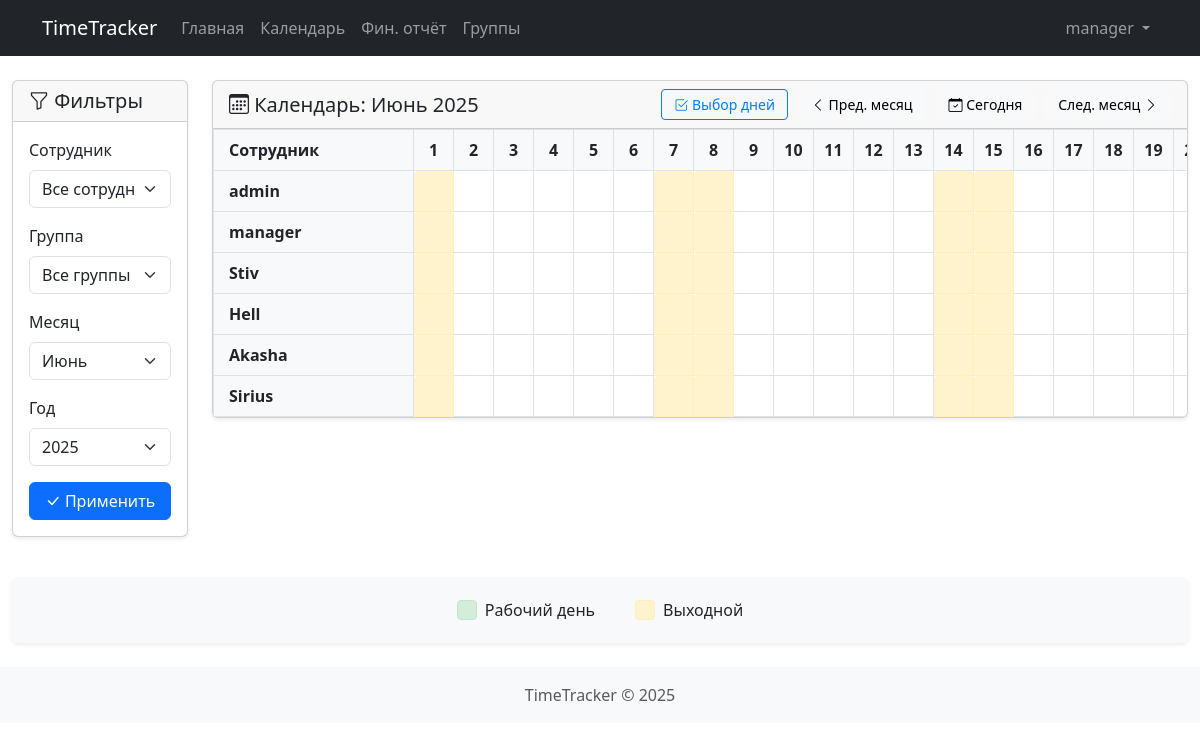
The page /calendar.php (signed in) on the database its author committed.
### tables this page shows
CREATE TABLE IF NOT EXISTS `timetrack_users` (
  `id` int NOT NULL AUTO_INCREMENT,
  `login` varchar(50) NOT NULL,
  `password` varchar(255) NOT NULL,
  `first_name` varchar(50) DEFAULT NULL,
  `last_name` varchar(50) DEFAULT NULL,
  `stage` varchar(50) DEFAULT NULL,
  `description` text,
  `role` enum('admin','manager','employee') NOT NULL,
  `hourly_rate` decimal(10,2) NOT NULL DEFAULT '0.00',
  `created_at` timestamp NULL DEFAULT CURRENT_TIMESTAMP,
  `work_start` time NOT NULL DEFAULT '10:00:00',
  `work_end` time NOT NULL DEFAULT '19:00:00',
  `payer` varchar(255) DEFAULT NULL,
  `note` text,
  PRIMARY KEY (`id`),
  UNIQUE KEY `login` (`login`)
);

### config.php (called while the page is built, shortened)
<?php
function isManager() {
    return isset($_SESSION['role']) && $_SESSION['role'] === 'manager';
}

### calendar.php (the view, shortened to what this page needs)
<?php
require_once 'config.php';
require_once 'includes/header.php';
function getAllUsers($pdo) {
    $roleId = isset($_GET['role_id']) ? (int)$_GET['role_id'] : null;
    $groupId = isset($_GET['group_id']) ? (int)$_GET['group_id'] : null;
    $sql = "
        SELECT DISTINCT u.*
        FROM timetrack_users u
    ";
    $params = [];
    if (isManager() or isEmployee()) {
        $stmt = $pdo->prepare("SELECT group_id FROM timetrack_user_groups WHERE user_id = ? LIMIT 1");
        $stmt->execute([$_SESSION['user_id']]);
        $managerGroup = $stmt->fetch(PDO::FETCH_ASSOC);
        if ($managerGroup) {
            $groupId = $managerGroup['group_id'];
        }
    }
    if ($groupId) {
        $stmt = $pdo->prepare("
            WITH RECURSIVE child_groups AS (
                SELECT id FROM timetrack_groups WHERE id = ?
                UNION ALL
                SELECT g.id FROM timetrack_groups g
                JOIN child_groups cg ON g.parent_id = cg.id
            )
            SELECT id FROM child_groups
        ");
        $stmt->execute([$groupId]);
        $childGroups = array_column($stmt->fetchAll(), 'id');
        $sql .= " JOIN timetrack_user_groups ug ON u.id = ug.user_id ";
        $sql .= " WHERE ug.group_id IN (" . implode(',', $childGroups) . ")";
    }
    $stmt = $pdo->prepare($sql);
    $stmt->execute($params);
    return $stmt->fetchAll(PDO::FETCH_ASSOC);
}
$users = getAllUsers($pdo);
$selectedUserId = isset($_GET['user_id']) ? (int)$_GET['user_id'] : null;
$selectedGroupId = isset($_GET['group_id']) ? (int)$_GET['group_id'] : null;
$currentMonth = isset($_GET['month']) ? (int)$_GET['month'] : (int)date('m');
$currentYear = isset($_GET['year']) ? (int)$_GET['year'] : (int)date('Y');
$months = [
    1 => 'Январь',
    2 => 'Февраль',
    3 => 'Март',
    4 => 'Апрель',
    5 => 'Май',
    6 => 'Июнь',
    7 => 'Июль',
    8 => 'Август',
    9 => 'Сентябрь',
    10 => 'Октябрь',
    11 => 'Ноябрь',
    12 => 'Декабрь'
];
?>
<div class="container-fluid mt-4">
    <div class="row">
        <div class="col-md-2">
            <div class="card shadow-sm mb-4">
                <div class="card-header d-flex justify-content-between align-items-center">
                    <h5 class="mb-0"><i class="bi bi-funnel"></i> Фильтры</h5>
                </div>
                <div class="card-body">
                    <form action="" method="get" id="filterForm">
                        <div class="mb-3">
                            <label for="user_id" class="form-label">Сотрудник</label>
                            <select class="form-select" id="user_id" name="user_id">
                                <option value="">Все сотрудники</option>
                            </select>
                        </div>
                        <div class="mb-3">
                            <label for="group_id" class="form-label">Группа</label>
                            <select class="form-select" id="group_id" name="group_id">
                                <option value="">Все группы</option>
                            </select>
                        </div>
                        <div class="mb-3">
                            <label for="month" class="form-label">Месяц</label>
                            <select class="form-select" id="month" name="month">
                                <?php foreach ($months as $num => $name): ?>
                                    <option value="<?php echo $num; ?>" <?php echo ($currentMonth == $num) ? 'selected' : ''; ?>>
                                        <?php echo $name; ?>
                                    </option>
                                <?php endforeach; ?>
                            </select>
                        </div>
                        <div class="mb-3">
                            <label for="year" class="form-label">Год</label>
                            <select class="form-select" id="year" name="year">
                                <?php for ($year = date('Y') - 2; $year <= date('Y') + 2; $year++): ?>
                                    <option value="<?php echo $year; ?>" <?php echo ($currentYear == $year) ? 'selected' : ''; ?>>
                                        <?php echo $year; ?>
                                    </option>
                                <?php endfor; ?>
                            </select>
                        </div>
                        <button type="submit" class="btn btn-primary w-100">
                            <i class="bi bi-check-lg"></i> Применить
                        </button>
                    </form>
                </div>
            </div>
        </div>
        <div class="col-md-10">
            <div class="card shadow-sm">
                <div class="card-header d-flex justify-content-between align-items-center">
                    <h5 class="mb-0">
                        <i class="bi bi-calendar3"></i>
                        Календарь: <?php echo $months[$currentMonth] . ' ' . $currentYear; ?>
                    </h5>
                    <div class="calendar-nav">
                        <a href="?month=<?php echo ($currentMonth == 1) ? 12 : ($currentMonth - 1); ?>&year=<?php echo ($currentMonth == 1) ? ($currentYear - 1) : $currentYear; ?>&user_id=<?php echo $selectedUserId; ?>&group_id=<?php echo $selectedGroupId; ?>" class="btn btn-light btn-sm">
                            <i class="bi bi-chevron-left"></i> Пред. месяц
                        </a>
                        <a href="?month=<?php echo date('n'); ?>&year=<?php echo date('Y'); ?>&user_id=<?php echo $selectedUserId; ?>&group_id=<?php echo $selectedGroupId; ?>" class="btn btn-light btn-sm">
                            <i class="bi bi-calendar-check"></i> Сегодня
                        </a>
                        <a href="?month=<?php echo ($currentMonth == 12) ? 1 : ($currentMonth + 1); ?>&year=<?php echo ($currentMonth == 12) ? ($currentYear + 1) : $currentYear; ?>&user_id=<?php echo $selectedUserId; ?>&group_id=<?php echo $selectedGroupId; ?>" class="btn btn-light btn-sm">
                            След. месяц <i class="bi bi-chevron-right"></i>
                        </a>
                    </div>
                </div>
                <div class="card-body p-0">
                    <div class="users-calendar">
                        <?php
                        $daysInMonth = date('t', mktime(0, 0, 0, $currentMonth, 1, $currentYear));
                        echo '<table class="calendar-table">';
                        echo '<thead><tr><th>Сотрудник</th>';
                        for ($day = 1; $day <= $daysInMonth; $day++) {
                            echo '<th>' . $day . '</th>';
                        }
                        echo '</tr></thead>';
                        echo '<tbody>';
                        $eventsMap = [];
                        $displayUsers = $selectedUserId ? array_filter($users, function($user) use ($selectedUserId) {
                            return $user['id'] == $selectedUserId;
                        }) : $users;
                        foreach ($displayUsers as $user) {
                            echo '<tr>';
                            echo '<td class="user-name">' . htmlspecialchars($user['login']) . '</td>';
                            for ($day = 1; $day <= $daysInMonth; $day++) {
                                $dateStr = sprintf('%04d-%02d-%02d', $currentYear, $currentMonth, $day);
                                $class = 'day-cell';
                                $title = '';
                                if (isset($eventsMap[$user['id']][$day])) {
                                    $event = $eventsMap[$user['id']][$day];
                                    $class .=$event['is_holiday'] == '0' ? ' workday' : ' holiday';
                                    $title = $event['is_holiday'] == '0' ? 'Рабочий день. '.$event['start_time'].'-'.$event['end_time'].'. '.$event['description']: 'Отгул.'.$event['description'];
                                } else {
                                    $dayOfWeek = date('N', strtotime($dateStr));
                                    $title = '' ?: ($dayOfWeek < '6' ? 'Рабочий день' : 'Выходной');
                                    if ($dayOfWeek >= 6) {
                                        $class .= ' weekend';
                                    }
                                }
                                echo '<td class="' . $class . '" title="' . htmlspecialchars($title) . '"
                                    data-user-id="' . $user['id'] . '"
                                    data-date="' . $dateStr . '"
                                    ></td>';
                            }
                            echo '</tr>';
                        }
                        echo '</tbody></table>';
                        ?>
                    </div>
                </div>
            </div>
        </div>
    </div>
</div>
<div class="container-fluid mt-3 mb-4">
    <div class="legend bg-light p-3 rounded shadow-sm">
        <div class="legend-item">
            <div class="legend-color workday-color"></div>
            <span class="ms-2">Рабочий день</span>
        </div>
        <div class="legend-item">
            <div class="legend-color weekend-color"></div>
            <span class="ms-2">Выходной</span>
        </div>
    </div>
</div>
<?php require_once 'includes/footer.php'; ?>

### calendar.php (style rules this page uses)
.users-calendar { margin: 0; overflow-x: auto; max-width: 100%; }
.users-calendar table { table-layout: fixed; width: 100%; margin: 0; }
.users-calendar th, .users-calendar td { text-align: center; padding: 8px; width: 40px; height: 40px; border: 1px solid #dee2e6; transition: all 0.2s ease; }
.users-calendar th:first-child, .users-calendar td:first-child { width: 200px; text-align: left; position: sticky; left: 0; background-color: #f8f9fa; z-index: 1; font-weight: 600; padding-left: 15px; }
.users-calendar th { position: sticky; top: 0; background-color: #f8f9fa; z-index: 2; font-weight: 600; }
.users-calendar th:first-child { z-index: 3; }
.day-cell { cursor: pointer; transition: all 0.2s ease; border-radius: 4px; margin: 2px; }
.day-cell.weekend { background-color: #fff3cd; border-color: #ffeeba; }
.calendar-nav { display: flex; gap: 10px; }
.calendar-nav .btn { padding: 0.25rem 0.75rem; font-size: 0.875rem; }
.legend { display: flex; justify-content: center; gap: 20px; }
.legend-item { display: flex; align-items: center; padding: 5px 10px; border-radius: 4px; }
.legend-color { width: 20px; height: 20px; border-radius: 4px; border: 1px solid #dee2e6; }
.workday-color { background-color: #d4edda; border-color: #c3e6cb; }
.weekend-color { background-color: #fff3cd; border-color: #ffeeba; }
.card { transition: transform 0.2s ease, box-shadow 0.2s ease; }
.calendar-table { min-width: 800px; }

### rows shown on the page
timetrack_users: login "admin"
timetrack_users: login "manager"
timetrack_users: login "Stiv"
timetrack_users: login "Hell"
timetrack_users: login "Akasha"
timetrack_users: login "Sirius"

### other values the page prints
APP_NAME "TimeTracker"
$_SESSION['login'] "manager"
$months[$currentMonth] "Июнь"
$currentYear "2025"
form field month "Июнь"
form field year "2025"
